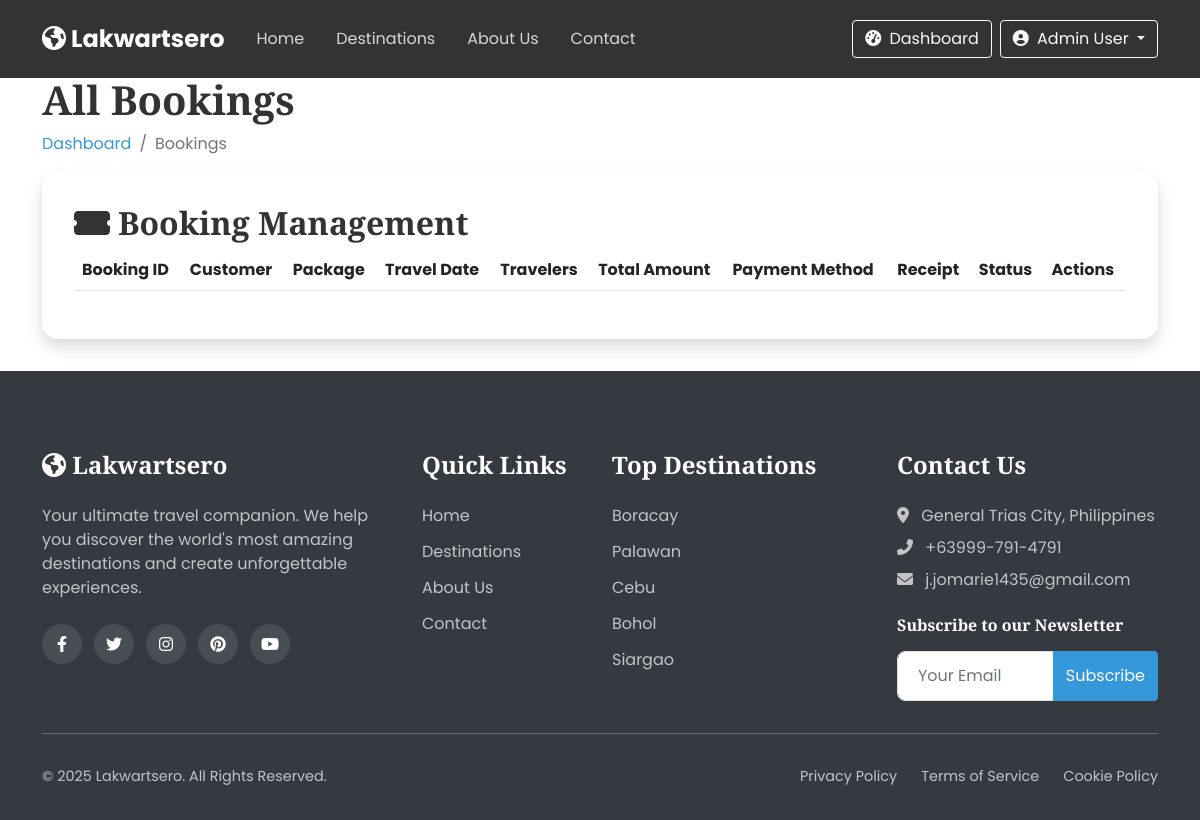
Before: /bookings.php (signed in) with the older database file.
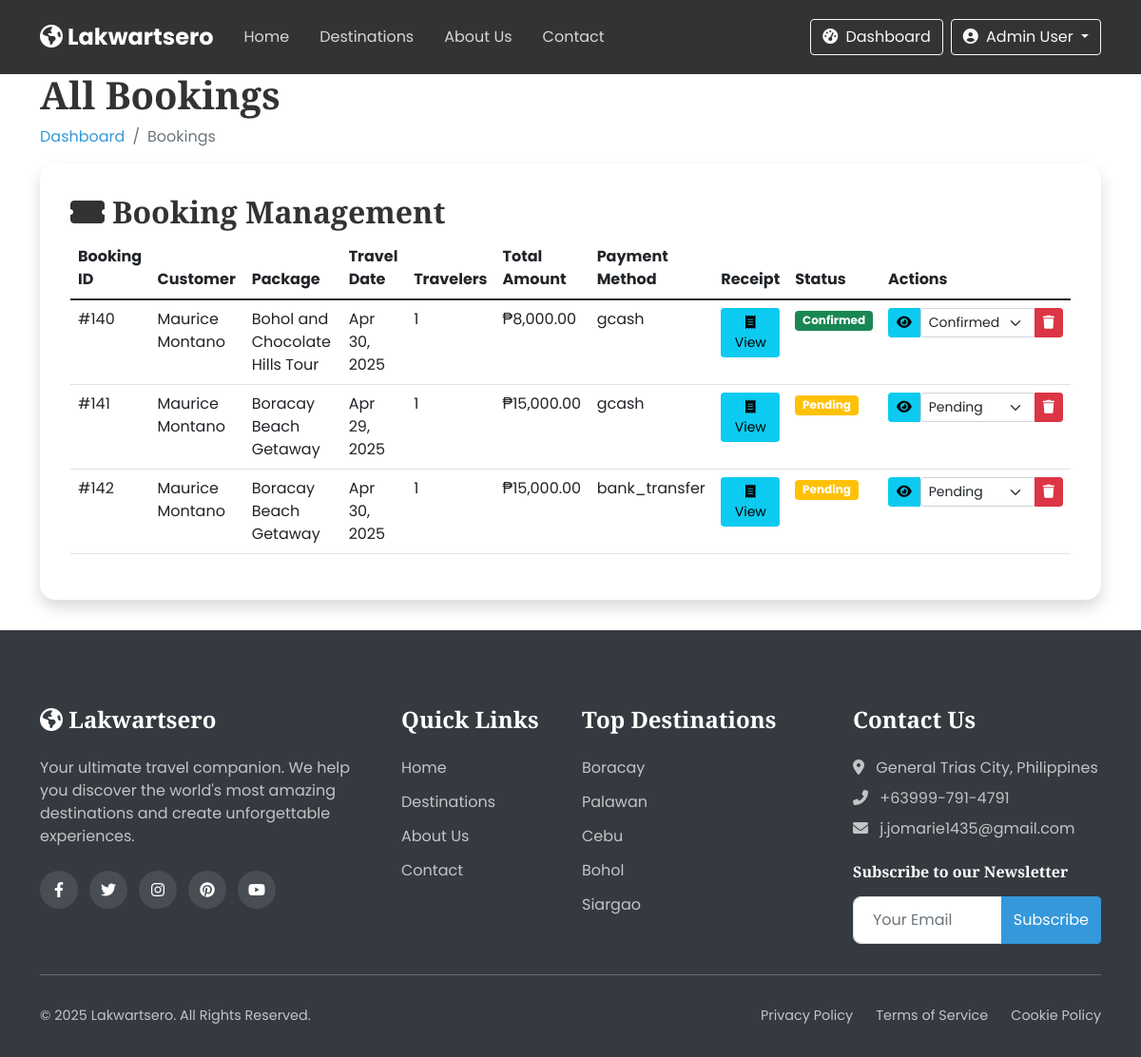
After: the same page with the newer database file.
### tables this page shows
CREATE TABLE `bookings` (
  `id` int(11) NOT NULL,
  `user_id` int(11) NOT NULL,
  `package_id` int(11) NOT NULL,
  `booking_date` date NOT NULL,
  `travel_date` date NOT NULL,
  `num_travelers` int(11) NOT NULL DEFAULT 1,
  `total_price` decimal(10,2) NOT NULL,
  `status` enum('pending','confirmed','cancelled') DEFAULT 'pending',
  `confirmation_number` varchar(20) DEFAULT NULL,
  `special_requests` text DEFAULT NULL,
  `payment_method` varchar(50) NOT NULL,
  `payment_status` enum('pending','confirmed','cancelled') DEFAULT 'pending',
  `reference_number` varchar(100) DEFAULT NULL,
  `payment_proof` varchar(255) DEFAULT NULL,
  `created_at` timestamp NOT NULL DEFAULT current_timestamp(),
  `updated_at` timestamp NOT NULL DEFAULT current_timestamp() ON UPDATE current_timestamp()
);

CREATE TABLE `users` (
  `id` int(11) NOT NULL,
  `role_id` int(11) NOT NULL,
  `full_name` varchar(100) NOT NULL,
  `username` varchar(50) NOT NULL,
  `email` varchar(100) NOT NULL,
  `password` varchar(255) NOT NULL,
  `phone` varchar(20) DEFAULT NULL,
  `address` text DEFAULT NULL,
  `profile_img` varchar(255) DEFAULT 'default-user.jpg',
  `created_at` timestamp NOT NULL DEFAULT current_timestamp(),
  `updated_at` timestamp NOT NULL DEFAULT current_timestamp() ON UPDATE current_timestamp(),
  `status` enum('active','inactive','banned') DEFAULT 'active'
);

CREATE TABLE `packages` (
  `id` int(11) NOT NULL,
  `destination_id` int(11) NOT NULL,
  `title` varchar(100) NOT NULL,
  `description` text DEFAULT NULL,
  `price` decimal(10,2) NOT NULL,
  `duration` int(11) NOT NULL COMMENT 'in days',
  `max_travelers` int(11) DEFAULT 10,
  `itinerary` text DEFAULT NULL,
  `inclusions` text DEFAULT NULL,
  `exclusions` text DEFAULT NULL,
  `featured` tinyint(1) DEFAULT 0,
  `discount_percent` int(11) DEFAULT 0,
  `created_by` int(11) DEFAULT NULL,
  `image_url` varchar(255) DEFAULT NULL,
  `created_at` timestamp NOT NULL DEFAULT current_timestamp(),
  `updated_at` timestamp NOT NULL DEFAULT current_timestamp() ON UPDATE current_timestamp(),
  `status` enum('active','inactive','sold-out') DEFAULT 'active'
);

### includes/functions.php (called while the page is built, shortened)
<?php
function formatCurrency($amount) {
    return '₱' . number_format($amount, 2);
}
?>

### bookings.php (the view, shortened to what the rows shown need)
<?php
include 'includes/header.php';
$sql = "SELECT b.*, u.full_name, p.title as package_title, p.price
        FROM bookings b
        JOIN users u ON b.user_id = u.id
        JOIN packages p ON b.package_id = p.id
        ORDER BY b.booking_date DESC";
$result = $conn->query($sql);
?>
<section class="dashboard-section">
    <div class="container">
        <div class="dashboard-header" data-aos="fade-up">
            <h1>All Bookings</h1>
        </div>
        <div class="dashboard-card" data-aos="fade-up">
            <div class="dashboard-card-header">
                <h2><i class="fas fa-ticket-alt me-2"></i>Booking Management</h2>
            </div>
            <div class="dashboard-card-body">
                <div class="table-responsive">
                    <table class="table table-hover">
                        <thead>
                            <tr>
                                <th>Booking ID</th>
                                <th>Customer</th>
                                <th>Package</th>
                                <th>Travel Date</th>
                                <th>Travelers</th>
                                <th>Total Amount</th>
                                <th>Payment Method</th>
                                <th>Receipt</th>
                                <th>Status</th>
                                <th>Actions</th>
                            </tr>
                        </thead>
                        <tbody>
                            <?php while($booking = $result->fetch_assoc()): ?>
                            <tr>
                                <td>#<?php echo $booking['id']; ?></td>
                                <td><?php echo htmlspecialchars($booking['full_name']); ?></td>
                                <td><?php echo htmlspecialchars($booking['package_title']); ?></td>
                                <td><?php echo date('M d, Y', strtotime($booking['travel_date'])); ?></td>
                                <td><?php echo $booking['num_travelers']; ?></td>
                                <td><?php echo formatCurrency($booking['total_price']); ?></td>
                                <td><?php echo htmlspecialchars($booking['payment_method'] ?? 'N/A'); ?></td>
                                <td>
                                    <?php if(!empty($booking['payment_proof'])): ?>
                                        <a href="uploads/receipts/<?php echo basename($booking['payment_proof']); ?>" target="_blank" class="btn btn-sm btn-info">
                                            <i class="fas fa-receipt"></i> View
                                        </a>
                                    <?php else: ?>
                                        <span class="text-muted">No receipt</span>
                                    <?php endif; ?>
                                </td>
                                <td>
                                    <span class="badge bg-<?php
                                        echo $booking['status'] == 'confirmed' ? 'success' :
                                            ($booking['status'] == 'pending' ? 'warning' : 'danger');
                                    ?>">
                                        <?php echo ucfirst($booking['status']); ?>
                                    </span>
                                </td>
                                <td class="text-nowrap">
                                    <div class="btn-group">
                                        <a href="view-booking.php?id=<?php echo $booking['id']; ?>" class="btn btn-sm btn-info">
                                            <i class="fas fa-eye"></i>
                                        </a>
                                        <select class="form-select form-select-sm booking-status-select" style="width: auto; min-width: 100px;"
                                                data-booking-id="<?php echo $booking['id']; ?>"
                                                data-current-status="<?php echo $booking['status']; ?>">
                                            <option value="pending" <?php echo $booking['status'] == 'pending' ? 'selected' : ''; ?>>Pending</option>
                                            <option value="confirmed" <?php echo $booking['status'] == 'confirmed' ? 'selected' : ''; ?>>Confirmed</option>
                                        </select>
                                        <a href="bookings.php?delete_booking=<?php echo $booking['id']; ?>" class="btn btn-sm btn-danger" onclick="return confirm('Are you sure you want to delete this booking?')">
                                            <i class="fas fa-trash"></i>
                                        </a>
                                    </div>
                                </td>
                            </tr>
                            <?php endwhile; ?>
                        </tbody>
                    </table>
                </div>
            </div>
        </div>
    </div>
</section>
<?php include 'includes/footer.php'; ?>

Changed rows visible on the page:
added bookings: id "140", user.full_name "Maurice Montano", package.title "Bohol and Chocolate Hills Tour", travel_date "Apr 30, 2025", num_travelers "1", total_price "₱8,000.00", payment_method "gcash", status "Confirmed", status+id "Confirmed"
added bookings: id "141", user.full_name "Maurice Montano", package.title "Boracay Beach Getaway", travel_date "Apr 29, 2025", num_travelers "1", total_price "₱15,000.00", payment_method "gcash", status "Pending", status+id "Pending"
added bookings: id "142", user.full_name "Maurice Montano", package.title "Boracay Beach Getaway", travel_date "Apr 30, 2025", num_travelers "1", total_price "₱15,000.00", payment_method "bank_transfer", status "Pending", status+id "Pending"
